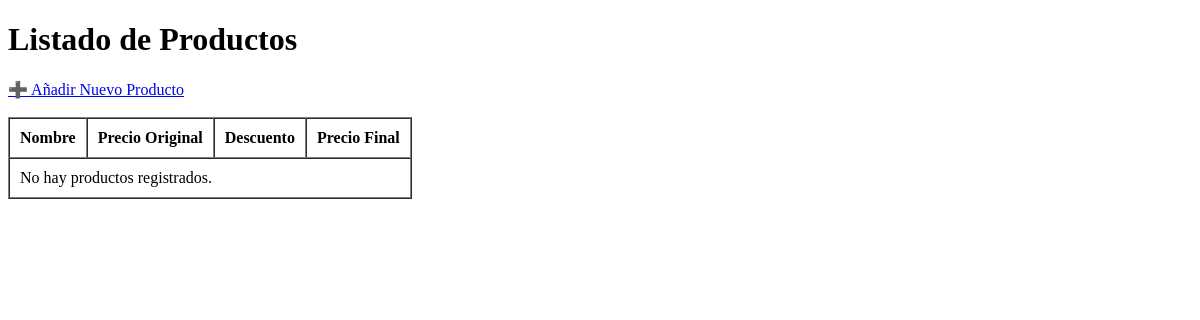
The app's page /productos/, older data.
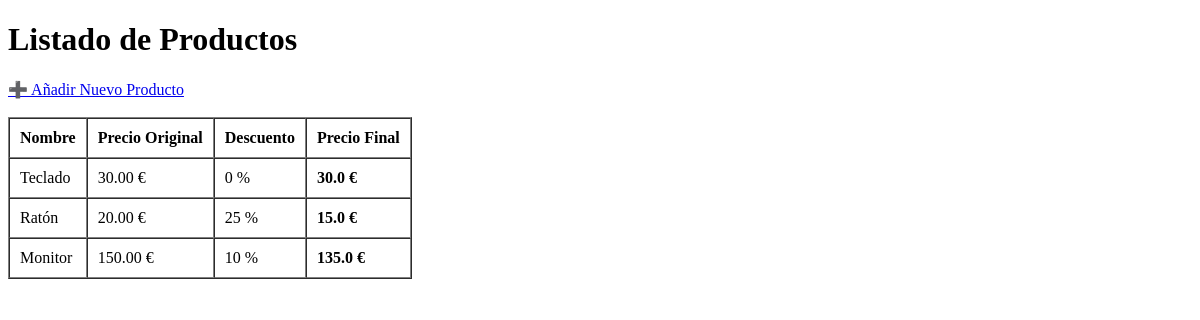
The same page, newer data.
### catalogo/models.py (models this page shows, shortened)
class Producto(models.Model):
    nombre = models.CharField(max_length=100)
    precio = models.DecimalField(
        max_digits=10,
        decimal_places=2,
        validators=[MinValueValidator(0)] # El precio no puede ser negativo
    )
    descuento = models.IntegerField(
        default=0,
        validators=[
            MinValueValidator(0),
            MaxValueValidator(100)
        ] # El descuento debe estar entre 0 y 100
    )

### catalogo/views.py (the view)
# urls.py: path('productos/', views.lista_productos, name='lista_productos'),
def lista_productos(request):
    productos_db = Producto.objects.all()
    productos_procesados = []
    for p in productos_db:
        producto_oferta = ProductoOferta(p.nombre, float(p.precio), p.descuento)
        productos_procesados.append({
            'nombre': p.nombre,
            'precio_original': p.precio,
            'descuento': p.descuento,
            'precio_final': producto_oferta.precio_final()
        })
    return render(request, 'catalogo/lista.html', {'productos': productos_procesados})

### catalogo/dominio.py (called while the page is built)
    def precio_final(self):
        return self.precio - (self.precio * self.descuento / 100)

### catalogo/templates/catalogo/lista.html (shortened to what this page needs)
<!DOCTYPE html>
<html lang="es">
<head>
</head>
<body>
    <h1>Listado de Productos</h1>
    <a href="{% url 'nuevo_producto' %}">➕ Añadir Nuevo Producto</a>
    <br><br>
    <table border="1" cellpadding="10" cellspacing="0">
        <thead>
            <tr>
                <th>Nombre</th>
                <th>Precio Original</th>
                <th>Descuento</th>
                <th>Precio Final</th>
            </tr>
        </thead>
        <tbody>
            {% for p in productos %}
            <tr>
                <td>{{ p.nombre }}</td>
                <td>{{ p.precio_original }} €</td>
                <td>{{ p.descuento }} %</td>
                <td><strong>{{ p.precio_final }} €</strong></td>
            </tr>
            {% empty %}
            <tr>
                <td colspan="4">No hay productos registrados.</td>
            </tr>
            {% endfor %}
        </tbody>
    </table>
</body>
</html>

Row changes from the older to the newer data that the page shows:
added Producto: nombre "Teclado", precio_original "30.00"
added Producto: nombre "Ratón", precio_original "20.00"
added Producto: nombre "Monitor", precio_original "150.00"
Text that changed along with them:
new list line: "€ 0 % 30.0 €"
new list line: "€ 25 % 15.0 €"
new list line: "€ 10 % 135.0 €"
text no longer shown: "No hay productos registrados."
